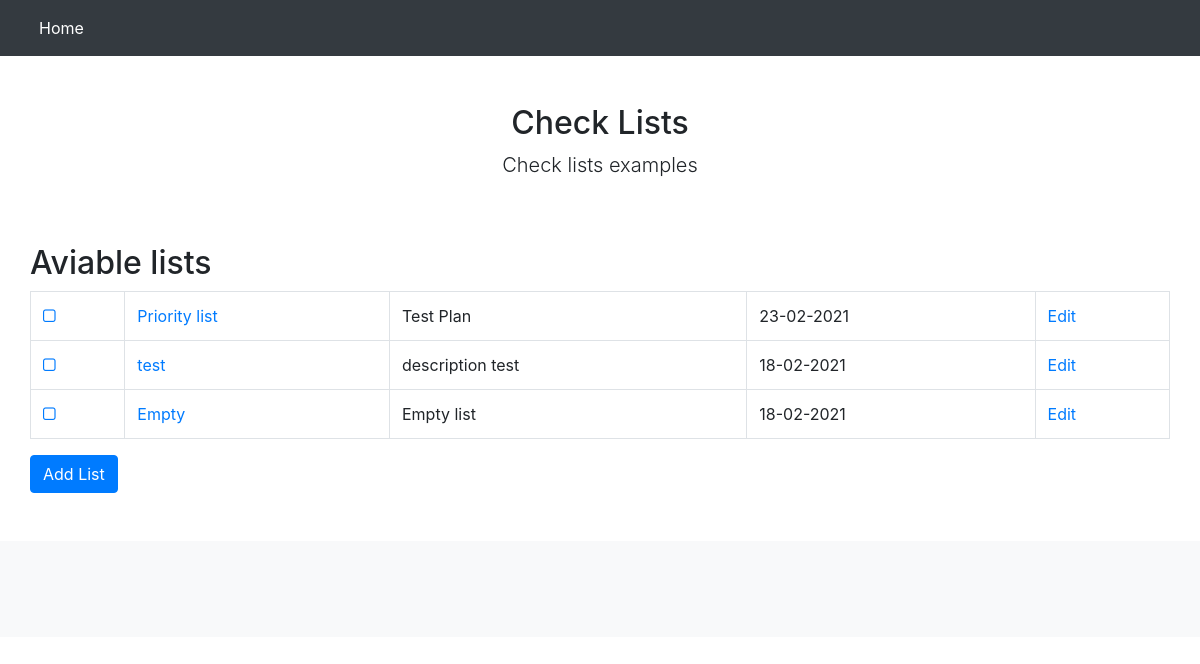
/, run on an earlier commit of the app's database.
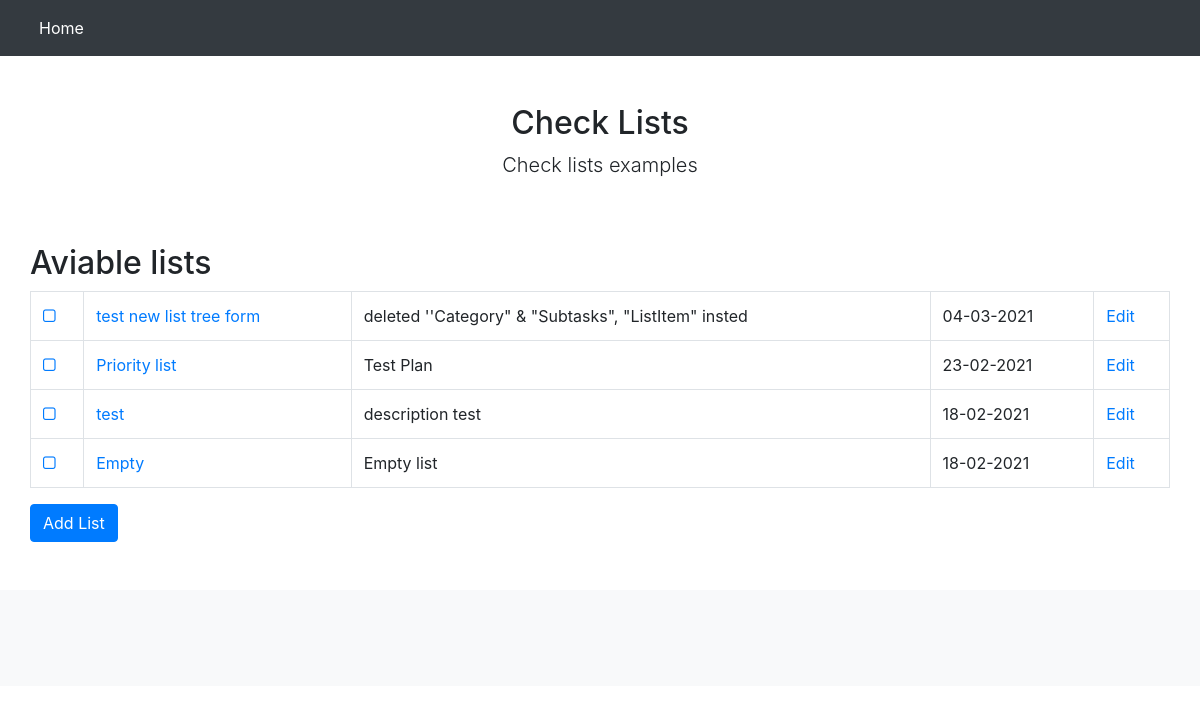
And on a later commit of the database.
### checklist/models.py (models this page shows, shortened)
class CheckList(models.Model):
    objects = models.Manager()
    name = models.CharField(max_length=100)
    description = models.CharField(max_length=150)
    completed = models.BooleanField(default=False)
    date = models.DateField("Created", default=datetime.date.today)

### checklist/views.py (the view, shortened to what this page needs)
# urls.py: url(r'^$', views.show_lists, name='home'),
def show_lists(request):
    add_list_form = ListForm
    checklists = CheckList.objects.all().order_by("-date")[:20]
    if request.method == 'POST' and 'delete_list' in request.POST:
        delete_list(request.POST.get('list_id'))
        return render(request, 'checklist/checklist_list.html',
                      {'checklists': checklists, 'add_list_form': add_list_form})
    else:
        return render(request, 'checklist/checklist_list.html', {'checklists': checklists,
                                                                 'add_list_form': add_list_form})

### checklist/templates/checklist/checklist_list.html (shortened to what this page needs)
{% extends "checklist/main.html" %}
{% block content %}
<h2>Aviable lists</h2>
    {% if checklists.count > 0 %}
    <table class="table table-bordered">
    {% for list in checklists %}
        {% if list.completed %}
            <tr class="table-secondary">
                <td><a href="{% url 'uncross_list' list.id %}"><i class="fa fa-check" aria-hidden="true"></a></td>
                <td><a href="{% url 'checklist' list.id %}">{{ list.name }}</a></td>
                <td>{{ list.description }}</td>
                <td>{{list.date|date:"d-m-Y"}}</td>
                <td><a href="{% url 'editlist' list.id %}">Edit</a></td>
            </tr>
        {% else %}
            <tr>
                <td><a href="{% url 'cross_list' list.id %}"><i class="fa fa-square-o" aria-hidden="true"></i></a></td>
                <td><a href="{% url 'checklist' list.id %}">{{ list.name }}</a></td>
                <td>{{ list.description }}</td>
                <td>{{list.date|date:"d-m-Y"}}</td>
                <td><a href="{% url 'editlist' list.id %}">Edit</a></td>
            </tr>
        {% endif %}
    {% endfor %}
    </table>
{% else %}
    <p>Nothing to show</p>
    {% endif %}
    <button type="button" class="btn btn-primary" data-toggle="modal" data-target="#add_list_modal">
  Add List
    </button>
{% endblock %}

What changed in the data, as far as the page shows it:
added CheckList: name "test new list tree form", description "deleted ''Category\" & \"Subtasks\", \"ListItem\" insted", date "04-03-2021"
